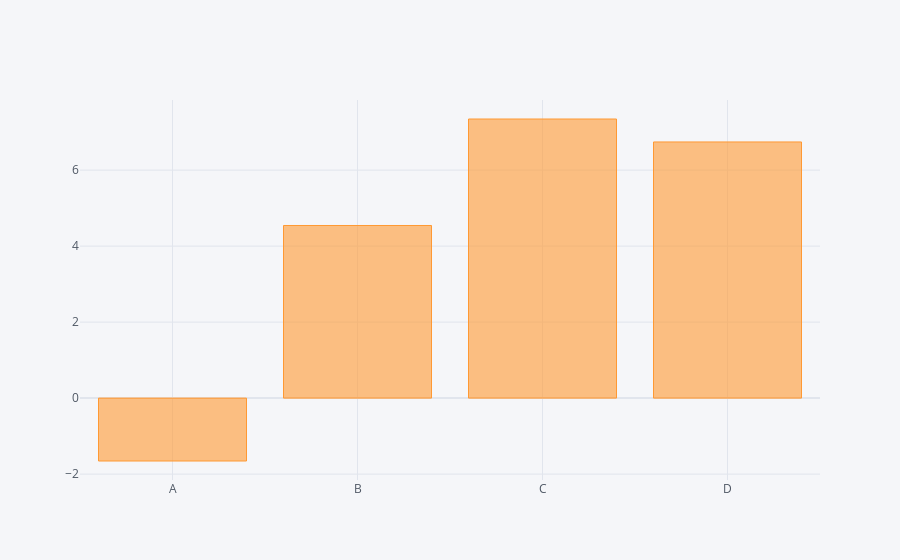

Notebook source saved alongside this figure:
### Code cell
df.sum().iplot(kind='bar')

### Figure 1 — Plotly figure (JSON) as saved in the notebook; plotly's stock layout.template omitted (floating-point values rounded to 4 significant figures)
{"data": [{"marker": {"color": "rgba(255, 153, 51, 0.6)", "line": {"color": "rgba(255, 153, 51, 1.0)", "width": 1}}, "name": "None", "orientation": "v", "text": "", "type": "bar", "x": ["A", "B", "C", "D"], "y": [-1.655, 4.543, 7.345, 6.741]}], "layout": {"legend": {"bgcolor": "#F5F6F9", "font": {"color": "#4D5663"}}, "paper_bgcolor": "#F5F6F9", "plot_bgcolor": "#F5F6F9", "title": {"font": {"color": "#4D5663"}}, "xaxis": {"gridcolor": "#E1E5ED", "showgrid": true, "tickfont": {"color": "#4D5663"}, "title": {"font": {"color": "#4D5663"}, "text": ""}, "zerolinecolor": "#E1E5ED"}, "yaxis": {"gridcolor": "#E1E5ED", "showgrid": true, "tickfont": {"color": "#4D5663"}, "title": {"font": {"color": "#4D5663"}, "text": ""}, "zerolinecolor": "#E1E5ED"}}}
